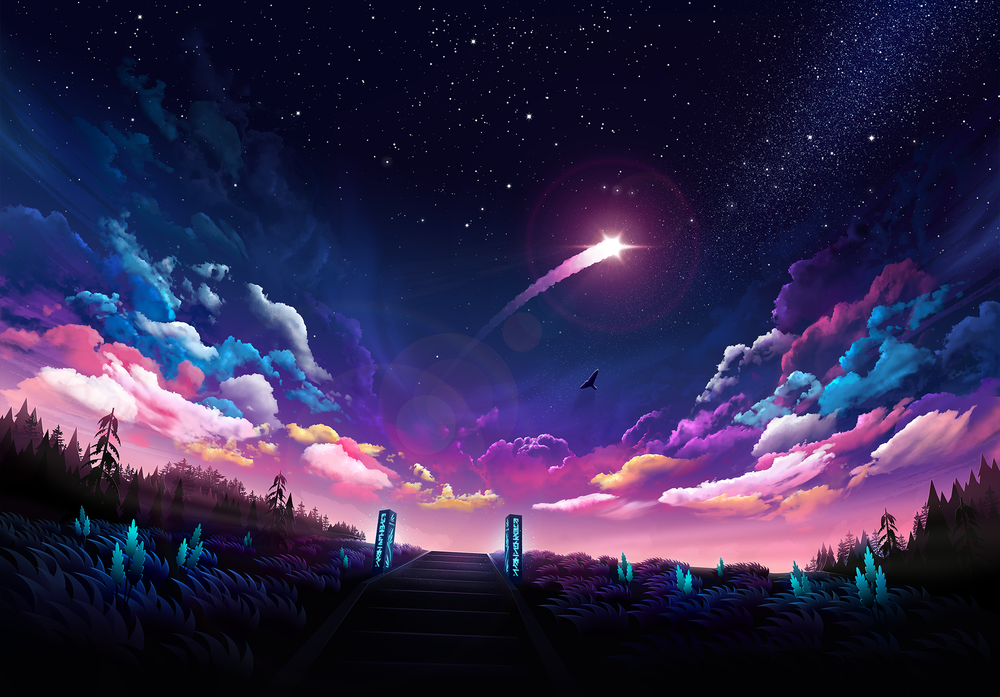
#> input picture animated.png, 1000 x 697 px, shrunk from 1920 x 1339 before the run
$ python Image_CDF.py
#> lines starting #> are read from the running program, lines starting #| are printed output that depends on the picture
import numpy as np
import matplotlib.pyplot as plt
import cv2 as cv

def image_histogram(image):
    m,n =image.shape
    intensity_val=[]
    frequency=[]
    for val in range(256):
        freq=0
        intensity_val.append(val)
        freq=(image==val).sum()
        frequency.append(freq)
    return intensity_val,frequency
def plot_graph(x,y,title,xlab,ylab,type=None):
    if type==None:
        plt.plot(x,y)
        plt.xlabel(xlab)
        plt.ylabel(ylab)
        plt.title(title)
        plt.show()
    elif type=="bar":
        plt.bar(x,y)
        plt.xlabel(xlab)
        plt.ylabel(ylab)
        plt.title(title)
        plt.show()


if __name__ == "__main__":

    image = cv.imread("animated.png",0)
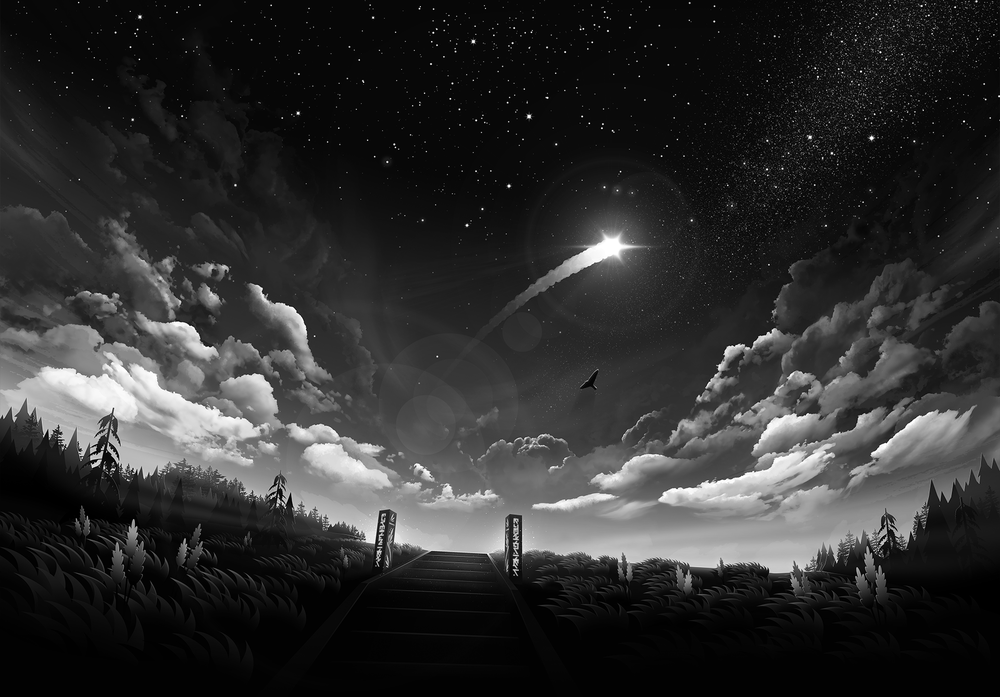
#> image: shape (697, 1000); min 0, max 255, mean 46.7
    intensity_val,frequency=image_histogram(image)
#> the loop in image_histogram, `for val in range(256):` made 256 passes
#> freq on passes 1 to 3: 2915, 4918, 52700
#> after the loop in image_histogram, `for val in range(256):`: frequency = 256 values, max 52700 at index 2, min 53 at index 254, mean 2722.7; intensity_val = 256 values from 0 to 255
#> intensity_val = 256 values from 0 to 255
    freq=np.array(frequency)
#> freq has the same summary as frequency in image_histogram
    pdf=freq/freq.sum()
#> pdf = 256 values, max 0.0756 at index 2, min 7.6e-05 at index 254, mean 0.00391
    cdf=pdf.cumsum()
#> cdf = 256 values from 0.00418 to 1
    #########################################################
    """PDF and CDF without numpy"""
    sum_freq=0
    pdf1=[]
    for freq in frequency:
        sum_freq+=freq
#> this loop made 256 passes
#> (freq, sum_freq) on passes 1 to 3: (2915, 2915), (4918, 7833), (52700, 60533)
#> after the loop, sum_freq = 697000
    for freq in frequency:
        pdf1.append(freq/sum_freq)
#> this loop made 256 passes
#> after the loop, pdf1 has the same summary as pdf
    cumsum=0
    cdf1=[]
    for i in pdf1:
        cumsum+=i
        cdf1.append(cumsum)
#> this loop made 256 passes
#> (i, cumsum) on passes 1 to 3: (0.00418, 0.00418), (0.00706, 0.0112), (0.0756, 0.0868)
#> after the loop, cdf1 = 256 values from 0.00418 to 1; cumsum = 1
    ###########################################################
    plot_graph(intensity_val,frequency,'Histogram','intensity value','number of pixels',type="bar")
#> in plot_graph, `plt.show()`:
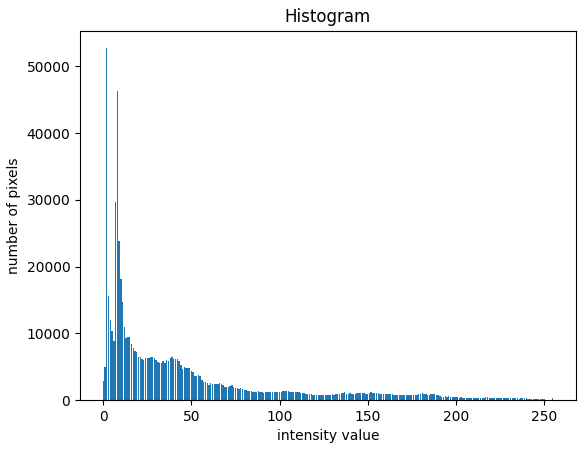
#> figure drawn by matplotlib, 1 panel; tallest bar 52700 high, from x = 1.6 to 2.4
    plot_graph(intensity_val,pdf,'PDF','intensity value','PDF')
#> call 2 of plot_graph, with y = array of shape (256,), title = 'PDF', xlab = 'intensity value', ylab = 'PDF'
#> in plot_graph (call 2), `plt.show()`:
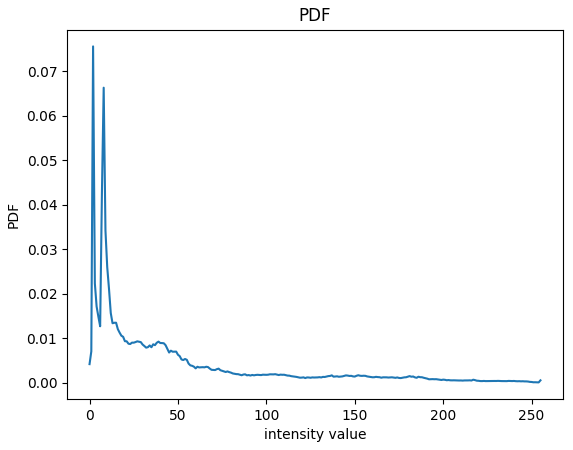
#> figure drawn by matplotlib, 1 panel; curve peaks at x = 2, y = 0.0756
    plot_graph(intensity_val,cdf,'CDF','intensity value','CDF')
#> call 3 of plot_graph, with y = array of shape (256,), title = 'CDF', xlab = 'intensity value', ylab = 'CDF'
#> in plot_graph (call 3), `plt.show()`:
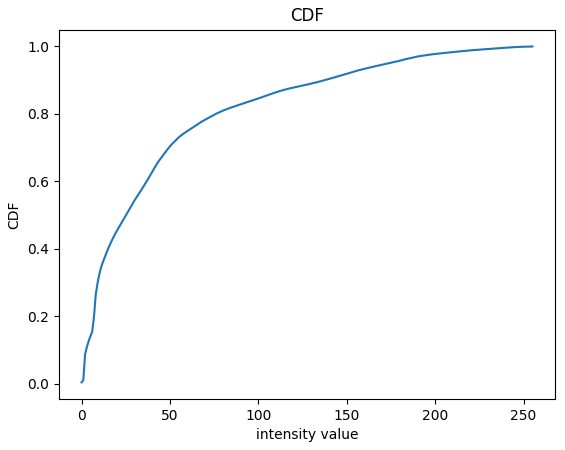
#> figure drawn by matplotlib, 1 panel; curve peaks at x = 255, y = 1


####################
